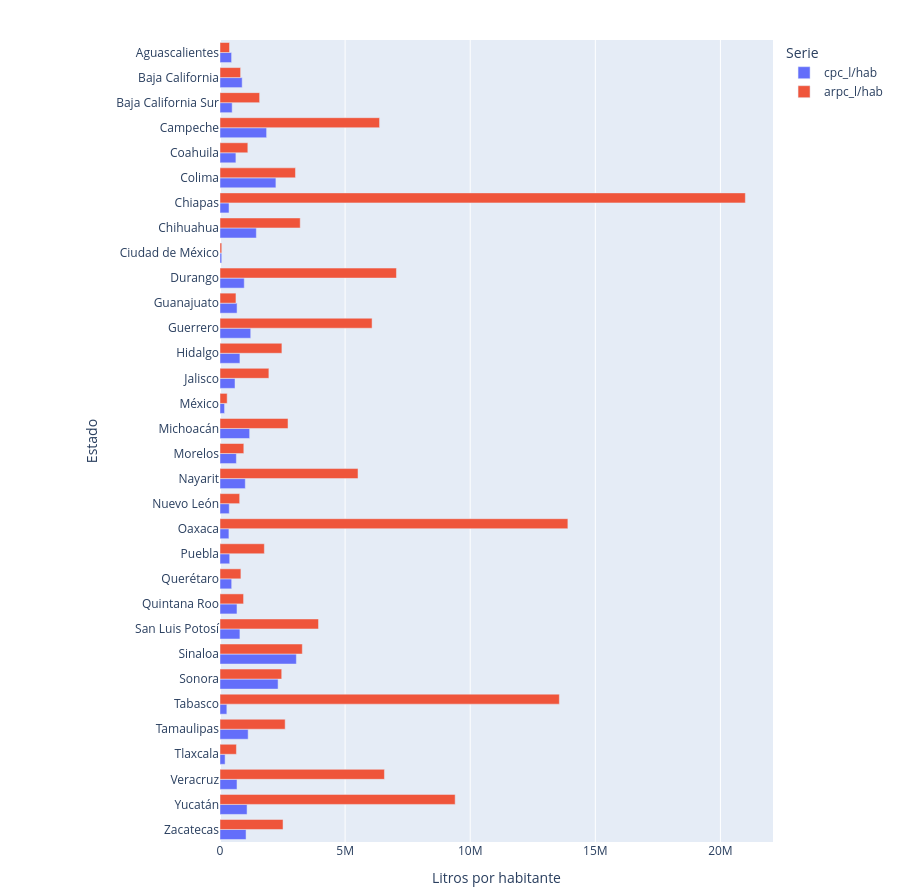

This figure's notebook cell:
### Code cell
repda_2021_plot = repda_2021.melt(
    id_vars="Estado",
    value_vars=["cpc_l/hab", "arpc_l/hab"],
    var_name="Indicador",
    value_name="Valor"
 )

estados = repda_2021["Estado"].tolist()

fig = px.bar(
    repda_2021_plot,
    y="Estado",
    x="Valor",
    color="Indicador",
    barmode="group",
    orientation="h",
    category_orders={"Estado": estados}
 )

fig.update_layout(
    xaxis_title="Litros por habitante",
    yaxis_title="Estado",
    legend_title_text="Serie",
    height=max(700, 28 * len(estados)),
    margin={"l": 220, "r": 30, "t": 40, "b": 40}
 )

fig.update_yaxes(
    tickmode="array",
    tickvals=estados,
    ticktext=estados,
    automargin=True
 )

fig.show()

### Figure 1 — Plotly figure (JSON) as saved in the notebook; plotly's stock layout.template omitted (floating-point values rounded to 4 significant figures)
{"data": [{"alignmentgroup": "True", "hovertemplate": "Indicador=cpc_l/hab<br>Valor=%{x}<br>Estado=%{y}<extra></extra>", "legendgroup": "cpc_l/hab", "marker": {"color": "#636efa", "pattern": {"shape": ""}}, "name": "cpc_l/hab", "offsetgroup": "cpc_l/hab", "orientation": "h", "showlegend": true, "textposition": "auto", "type": "bar", "x": [463300.0, 886400.0, 486500.0, 1863000.0, 635300.0, 2235000.0, 361200.0, 1452000.0, 69250.0, 969200.0, 681900.0, 1228000.0, 796300.0, 600300.0, 182200.0, 1185000.0, 653800.0, 1011000.0, 369800.0, 356400.0, 388200.0, 466900.0, 678600.0, 796300.0, 3052000.0, 2322000.0, 273700.0, 1126000.0, 203700.0, 679100.0, 1082000.0, 1041000.0], "xaxis": "x", "y": ["Aguascalientes", "Baja California", "Baja California Sur", "Campeche", "Coahuila", "Colima", "Chiapas", "Chihuahua", "Ciudad de México", "Durango", "Guanajuato", "Guerrero", "Hidalgo", "Jalisco", "México", "Michoacán", "Morelos", "Nayarit", "Nuevo León", "Oaxaca", "Puebla", "Querétaro", "Quintana Roo", "San Luis Potosí", "Sinaloa", "Sonora", "Tabasco", "Tamaulipas", "Tlaxcala", "Veracruz", "Yucatán", "Zacatecas"], "yaxis": "y"}, {"alignmentgroup": "True", "hovertemplate": "Indicador=arpc_l/hab<br>Valor=%{x}<br>Estado=%{y}<extra></extra>", "legendgroup": "arpc_l/hab", "marker": {"color": "#EF553B", "pattern": {"shape": ""}}, "name": "arpc_l/hab", "offsetgroup": "arpc_l/hab", "orientation": "h", "showlegend": true, "textposition": "auto", "type": "bar", "x": [380500.0, 823500.0, 1584000.0, 6377000.0, 1112000.0, 3016000.0, 21000000.0, 3206000.0, 70310.0, 7052000.0, 637700.0, 6078000.0, 2474000.0, 1953000.0, 286600.0, 2718000.0, 952100.0, 5516000.0, 786100.0, 13900000.0, 1772000.0, 835400.0, 942200.0, 3938000.0, 3290000.0, 2467000.0, 13560000.0, 2605000.0, 656700.0, 6572000.0, 9399000.0, 2519000.0], "xaxis": "x", "y": ["Aguascalientes", "Baja California", "Baja California Sur", "Campeche", "Coahuila", "Colima", "Chiapas", "Chihuahua", "Ciudad de México", "Durango", "Guanajuato", "Guerrero", "Hidalgo", "Jalisco", "México", "Michoacán", "Morelos", "Nayarit", "Nuevo León", "Oaxaca", "Puebla", "Querétaro", "Quintana Roo", "San Luis Potosí", "Sinaloa", "Sonora", "Tabasco", "Tamaulipas", "Tlaxcala", "Veracruz", "Yucatán", "Zacatecas"], "yaxis": "y"}], "layout": {"barmode": "group", "height": 896, "legend": {"title": {"text": "Serie"}, "tracegroupgap": 0}, "margin": {"b": 40, "l": 220, "r": 30, "t": 40}, "xaxis": {"anchor": "y", "domain": [0, 1], "title": {"text": "Litros por habitante"}}, "yaxis": {"anchor": "x", "automargin": true, "categoryarray": ["Zacatecas", "Yucatán", "Veracruz", "Tlaxcala", "Tamaulipas", "Tabasco", "Sonora", "Sinaloa", "San Luis Potosí", "Quintana Roo", "Querétaro", "Puebla", "Oaxaca", "Nuevo León", "Nayarit", "Morelos", "Michoacán", "México", "Jalisco", "Hidalgo", "Guerrero", "Guanajuato", "Durango", "Ciudad de México", "Chihuahua", "Chiapas", "Colima", "Coahuila", "Campeche", "Baja California Sur", "Baja California", "Aguascalientes"], "categoryorder": "array", "domain": [0, 1], "tickmode": "array", "ticktext": ["Aguascalientes", "Baja California", "Baja California Sur", "Campeche", "Coahuila", "Colima", "Chiapas", "Chihuahua", "Ciudad de México", "Durango", "Guanajuato", "Guerrero", "Hidalgo", "Jalisco", "México", "Michoacán", "Morelos", "Nayarit", "Nuevo León", "Oaxaca", "Puebla", "Querétaro", "Quintana Roo", "San Luis Potosí", "Sinaloa", "Sonora", "Tabasco", "Tamaulipas", "Tlaxcala", "Veracruz", "Yucatán", "Zacatecas"], "tickvals": ["Aguascalientes", "Baja California", "Baja California Sur", "Campeche", "Coahuila", "Colima", "Chiapas", "Chihuahua", "Ciudad de México", "Durango", "Guanajuato", "Guerrero", "Hidalgo", "Jalisco", "México", "Michoacán", "Morelos", "Nayarit", "Nuevo León", "Oaxaca", "Puebla", "Querétaro", "Quintana Roo", "San Luis Potosí", "Sinaloa", "Sonora", "Tabasco", "Tamaulipas", "Tlaxcala", "Veracruz", "Yucatán", "Zacatecas"], "title": {"text": "Estado"}}}}
